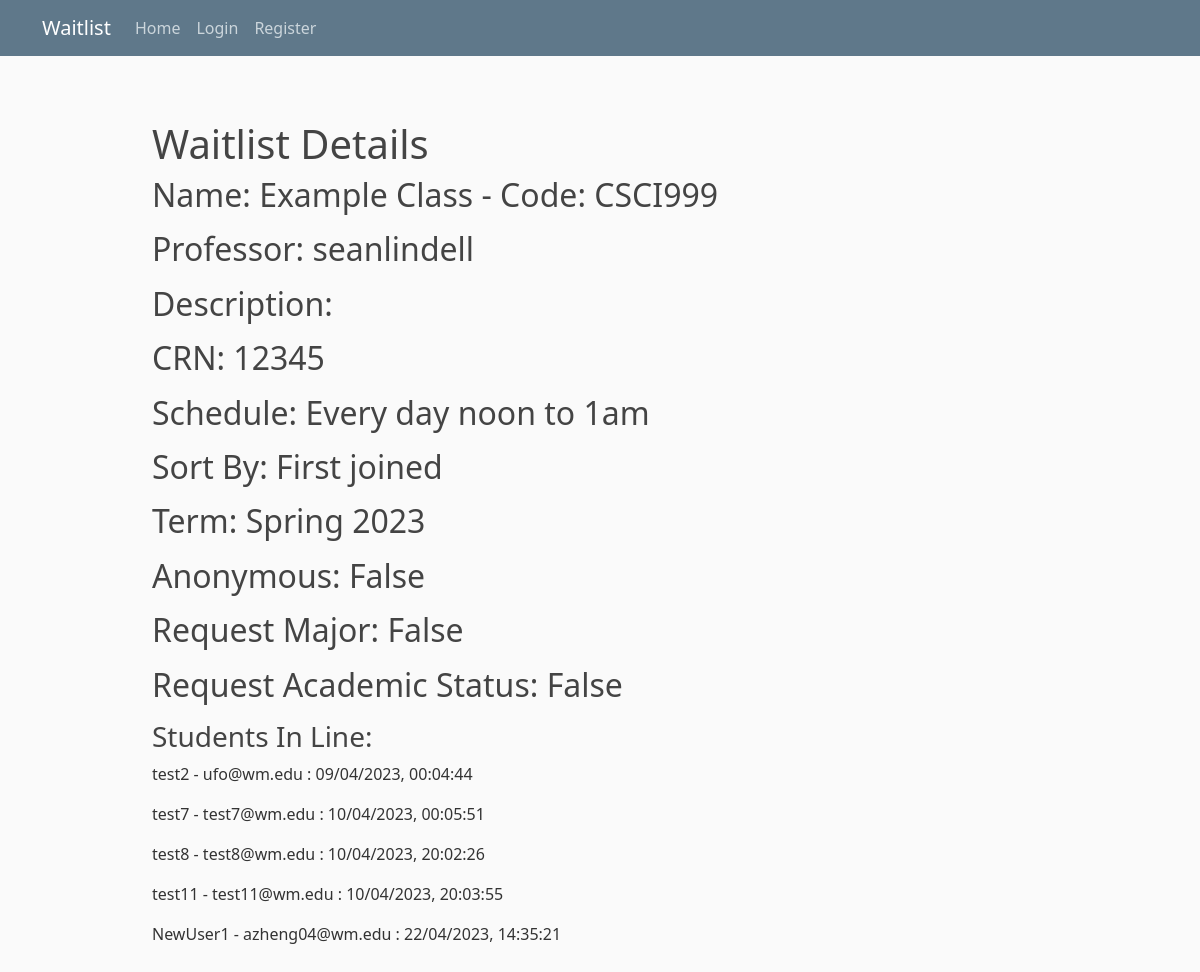
/studenthome/1/detail/, run on the app's committed database.
### studentview/models.py (models this page shows)
class ClassWaitlist(models.Model):
    className = models.CharField(max_length=200, name="className", verbose_name='Class Name')
    classDescription = models.TextField(verbose_name='Description', default=' ')
    classCode = models.CharField(max_length=200, verbose_name='Class Code')
    crn = models.IntegerField(default=0, verbose_name='CRN')
    schedule = models.CharField(max_length=200, verbose_name='Schedule')
    sortType = models.CharField(max_length=200, verbose_name='Sort Type')
    term = models.CharField(max_length=200, verbose_name='Term')
    professor = models.ForeignKey(User, on_delete=models.CASCADE)
    date_added = models.DateTimeField("date published")
    closed = models.BooleanField(default=False)  # Add this line
    anonymous_waitlist = models.BooleanField(default=False, verbose_name='Anonymous Waitlist')
    request_academic_status = models.BooleanField(default=False, verbose_name='Request Academic Status')
    request_major = models.BooleanField(default=False, verbose_name='Request Major')
    request_msg = models.BooleanField(default=False, verbose_name='Request Message')
    archived = models.BooleanField(default=False, verbose_name="Archived")
    def __str__(self):
        return self.className

class StudentTicket(models.Model):
    class_waitlist = models.ForeignKey(ClassWaitlist, on_delete=models.CASCADE)
    date_joined = models.DateTimeField("date joined")
    student = models.ForeignKey(User, on_delete=models.CASCADE)
    position = models.IntegerField(default=0)  # Add this line
    waitlist_status = models.CharField(max_length=1, default="p") #a = accept r = reject p = pending
    student_academic_status = models.CharField(max_length=20, verbose_name='Academic Status', default = '')
    student_major = models.CharField(max_length=100, verbose_name='Major', default='')
    msg = models.CharField(max_length=200, verbose_name='Message for Professor', default='')
    def __str__(self):
        return_msg = str(self.student) + " - " + str(self.student.email)
        if self.student_major != '':
            return_msg += " - " + str(self.student_major) + " Major"
        if self.student_academic_status != '':
            return_msg += " - " + str(self.student_academic_status)
        return return_msg + ' : ' + str(self.date_joined.strftime("%d/%m/%Y, %H:%M:%S"))

### studentview/views.py (the view)
# urls.py: path("<int:pk>/detail/", views.DetailView.as_view(), name='detail'),
class DetailView(generic.DetailView):
    model = ClassWaitlist
    template_name = 'studentview/detail.html'
    def get_context_data(self, **kwargs):
        print(kwargs)
        context = super().get_context_data(**kwargs)
        context['isProfessor'] = self.request.user.groups.filter(name='Professor').exists()
        context['ownsClass'] = self.request.user.id == kwargs['object'].professor.pk
        context['anonymous_waitlist'] = kwargs['object'].anonymous_waitlist
        return context

### studentview/templates/studentview/detail.html (shortened to what this page needs)
{% extends "studentview/base.html" %}
{% block content %}
<div style="padding:40px">
        <h1>Waitlist Details</h1>
        <legend> <h2> Name: {{ classwaitlist.className }}  - Code: {{ classwaitlist.classCode}} </h2> </legend>
        <legend> <h2> Professor: {{ classwaitlist.professor }} </h2> </legend>
        <legend> <h2> Description: {{ classwaitlist.classDescription }} </h2> </legend>
        <legend> <h2> CRN: {{ classwaitlist.crn }} </h2> </legend>
        <legend> <h2> Schedule: {{ classwaitlist.schedule }} </h2> </legend>
        <legend> <h2> Sort By: {{ classwaitlist.sortType }} </h2> </legend>
        <legend> <h2> Term: {{ classwaitlist.term }} </h2> </legend>
        <legend> <h2> Anonymous: {{ classwaitlist.anonymous_waitlist }} </h2> </legend>
        <legend> <h2> Request Major: {{ classwaitlist.request_major }} </h2> </legend>
        <legend> <h2> Request Academic Status: {{ classwaitlist.request_academic_status }} </h2> </legend>
        <h3 style="margin-top:20px"> Students In Line: </h3>
        {% for studentticket in classwaitlist.studentticket_set.all|dictsort:"position" %}
            <p>
                {% if classwaitlist.anonymous_waitlist and not isProfessor and studentticket.student != user %}
                Anonymous Student: {{studentticket.date_joined|date:"d/m/Y, H:i:s"}}
                {% else %}
                    {{ studentticket }}
                {% endif %}
            </p>
        {% endfor %}
</div>
{% endblock content %}

### studentview/static/studentview/main.css (style rules this page uses)
body { background: #fafafa; color: #333333; margin-top: 5rem; }
h1, h2, h3, h4, h5, h6 { color: #444444; }

### data on the page
ClassWaitlist: className "Example Class", classCode "CSCI999", professor "seanlindell", crn "12345", schedule "Every day noon to 1am", sortType "First joined", term "Spring 2023", anonymous_waitlist "False", request_major "False", request_academic_status "False"
StudentTicket: student+student_major+student_academic_status "test2 - ufo@wm.edu : 09/04/2023, 00:04:44"
StudentTicket: student+student_major+student_academic_status "test7 - test7@wm.edu : 10/04/2023, 00:05:51"
StudentTicket: student+student_major+student_academic_status "test8 - test8@wm.edu : 10/04/2023, 20:02:26"
StudentTicket: student+student_major+student_academic_status "test11 - test11@wm.edu : 10/04/2023, 20:03:55"
StudentTicket: student+student_major+student_academic_status "NewUser1 - azheng04@wm.edu : 22/04/2023, 14:35:21"
